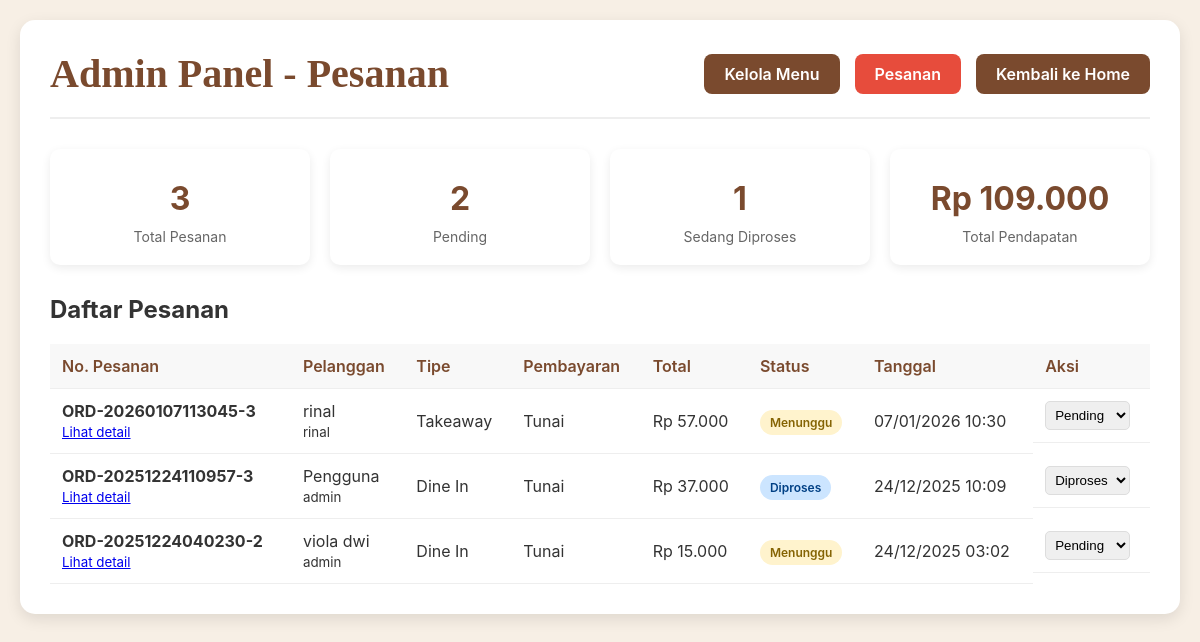
Page /admin_orders.php (signed in) on the committed database.
### tables this page shows
CREATE TABLE `orders` (
  `id` int(11) NOT NULL,
  `order_number` varchar(20) DEFAULT NULL,
  `user_id` int(11) DEFAULT NULL,
  `customer_name` varchar(100) DEFAULT NULL,
  `order_type` enum('dine_in','takeaway') DEFAULT 'dine_in',
  `payment_method` enum('cash','qris') DEFAULT 'cash',
  `total_amount` int(11) NOT NULL,
  `status` enum('pending','preparing','ready','completed','cancelled') DEFAULT 'pending',
  `notes` text DEFAULT NULL,
  `order_date` timestamp NOT NULL DEFAULT current_timestamp()
);

### admin_orders.php (the view, shortened to what this page needs)
<?php
include "config_db.php";
$sql = "SELECT o.*, u.username
        FROM orders o
        LEFT JOIN (SELECT id as user_id, username FROM users) u ON o.user_id = u.user_id
        ORDER BY o.order_date DESC";
$result = mysqli_query($conn, $sql);
?>
<!DOCTYPE html>
<html lang="id">
<head>
</head>
<body>
    <div class="admin-container">
        <div class="admin-header">
            <h1 class="admin-title">Admin Panel - Pesanan</h1>
            <div class="admin-nav">
                <a href="admin_fix.php" class="admin-btn">Kelola Menu</a>
                <a href="admin_orders.php" class="admin-btn" style="background:#e74c3c;">Pesanan</a>
                <a href="index.php" class="admin-btn">Kembali ke Home</a>
            </div>
        </div>
        <div class="stats-container">
            <?php
            $stats_sql = "SELECT
                COUNT(*) as total_orders,
                SUM(CASE WHEN status = 'pending' THEN 1 ELSE 0 END) as pending,
                SUM(CASE WHEN status = 'preparing' THEN 1 ELSE 0 END) as preparing,
                SUM(CASE WHEN status = 'ready' THEN 1 ELSE 0 END) as ready,
                SUM(CASE WHEN status = 'completed' THEN 1 ELSE 0 END) as completed,
                SUM(total_amount) as total_revenue
                FROM orders";
            $stats_result = mysqli_query($conn, $stats_sql);
            $stats = mysqli_fetch_assoc($stats_result);
            ?>
            <div class="stat-card">
                <div class="stat-number"><?php echo $stats['total_orders']; ?></div>
                <div class="stat-label">Total Pesanan</div>
            </div>
            <div class="stat-card">
                <div class="stat-number"><?php echo $stats['pending']; ?></div>
                <div class="stat-label">Pending</div>
            </div>
            <div class="stat-card">
                <div class="stat-number"><?php echo $stats['preparing']; ?></div>
                <div class="stat-label">Sedang Diproses</div>
            </div>
            <div class="stat-card">
                <div class="stat-number">Rp <?php echo number_format($stats['total_revenue'], 0, ',', '.'); ?></div>
                <div class="stat-label">Total Pendapatan</div>
            </div>
        </div>
        <h2>Daftar Pesanan</h2>
        <table class="order-table">
            <thead>
                <tr>
                    <th>No. Pesanan</th>
                    <th>Pelanggan</th>
                    <th>Tipe</th>
                    <th>Pembayaran</th>
                    <th>Total</th>
                    <th>Status</th>
                    <th>Tanggal</th>
                    <th>Aksi</th>
                </tr>
            </thead>
            <tbody>
                <?php if($result && mysqli_num_rows($result) > 0):
                    while($order = mysqli_fetch_assoc($result)):
                ?>
                <tr>
                    <td>
                        <strong><?php echo $order['order_number']; ?></strong>
                        <br>
                        <small><a href="#" onclick="toggleDetails(<?php echo $order['id']; ?>)">Lihat detail</a></small>
                    </td>
                    <td><?php echo htmlspecialchars($order['customer_name']); ?>
                        <br><small><?php echo $order['username'] ?? 'Guest'; ?></small>
                    </td>
                    <td><?php echo $order['order_type'] == 'dine_in' ? 'Dine In' : 'Takeaway'; ?></td>
                    <td><?php echo $order['payment_method'] == 'cash' ? 'Tunai' : 'QRIS'; ?></td>
                    <td>Rp <?php echo number_format($order['total_amount'], 0, ',', '.'); ?></td>
                    <td>
                        <span class="status-badge status-<?php echo $order['status']; ?>">
                            <?php
                                $status_text = [
                                    'pending' => 'Menunggu',
                                    'preparing' => 'Diproses',
                                    'ready' => 'Siap',
                                    'completed' => 'Selesai',
                                    'cancelled' => 'Batal'
                                ];
                                echo $status_text[$order['status']];
                            ?>
                        </span>
                    </td>
                    <td><?php echo date('d/m/Y H:i', strtotime($order['order_date'])); ?></td>
                    <td class="action-buttons">
                        <select onchange="updateOrderStatus(<?php echo $order['id']; ?>, this.value)"
                                style="padding:5px; border-radius:5px; border:1px solid #ddd;">
                            <option value="pending" <?php echo $order['status'] == 'pending' ? 'selected' : ''; ?>>Pending</option>
                            <option value="preparing" <?php echo $order['status'] == 'preparing' ? 'selected' : ''; ?>>Diproses</option>
                        </select>
                    </td>
                </tr>
                <?php
                    endwhile;
                endif; ?>
            </tbody>
        </table>
    </div>
</body>
</html>

### admin_orders.php (style rules this page uses)
:root { --coffee: #7a4a2e; --soft-sand: #f7efe5; }
* { box-sizing: border-box; margin: 0; padding: 0; }
body { font-family: 'Inter', sans-serif; background: var(--soft-sand); color: #333; padding: 20px; }
.admin-container { max-width: 1200px; margin: 0 auto; background: white; border-radius: 15px; padding: 30px; box-shadow: 0 5px 15px rgba(0,0,0,0.1); }
.admin-header { display: flex; justify-content: space-between; align-items: center; margin-bottom: 30px; padding-bottom: 20px; border-bottom: 2px solid #eee; }
.admin-title { color: var(--coffee); font-family: 'Dancing Script', cursive; font-size: 2.5rem; }
.admin-nav { display: flex; gap: 15px; }
.admin-btn { padding: 10px 20px; background: var(--coffee); color: white; text-decoration: none; border-radius: 8px; font-weight: 600; transition: 0.3s; }
.order-table { width: 100%; border-collapse: collapse; margin-top: 20px; }
.order-table th, .order-table td { padding: 12px; text-align: left; border-bottom: 1px solid #eee; }
.order-table th { background: #f8f8f8; color: var(--coffee); font-weight: 600; }
.status-badge { padding: 5px 10px; border-radius: 20px; font-size: 12px; font-weight: 600; }
.status-pending { background: #fff3cd; color: #856404; }
.status-preparing { background: #cce5ff; color: #004085; }
.action-buttons { display: flex; gap: 8px; }
.stats-container { display: grid; grid-template-columns: repeat(auto-fit, minmax(200px, 1fr)); gap: 20px; margin-bottom: 30px; }
.stat-card { background: white; padding: 20px; border-radius: 10px; box-shadow: 0 3px 10px rgba(0,0,0,0.08); text-align: center; }
.stat-number { font-size: 2rem; font-weight: bold; color: var(--coffee); margin: 10px 0; }
.stat-label { color: #666; font-size: 14px; }

### rows in the picture
orders: order_number "ORD-20260107113045-3", customer_name "rinal", username "rinal", order_type "Takeaway", payment_method "Tunai", total_amount "57.000", status "Menunggu", order_date "07/01/2026 10:30", status+id "Pending"
orders: order_number "ORD-20251224110957-3", customer_name "Pengguna", username "admin", order_type "Dine In", payment_method "Tunai", total_amount "37.000", status "Diproses", order_date "24/12/2025 10:09", status+id "Diproses"
orders: order_number "ORD-20251224040230-2", customer_name "viola dwi", username "admin", order_type "Dine In", payment_method "Tunai", total_amount "15.000", status "Menunggu", order_date "24/12/2025 03:02", status+id "Pending"

### other values in the picture
$stats['total_orders'] "3"
$stats['pending'] "2"
$stats['preparing'] "1"
$stats['total_revenue'] "109.000"
